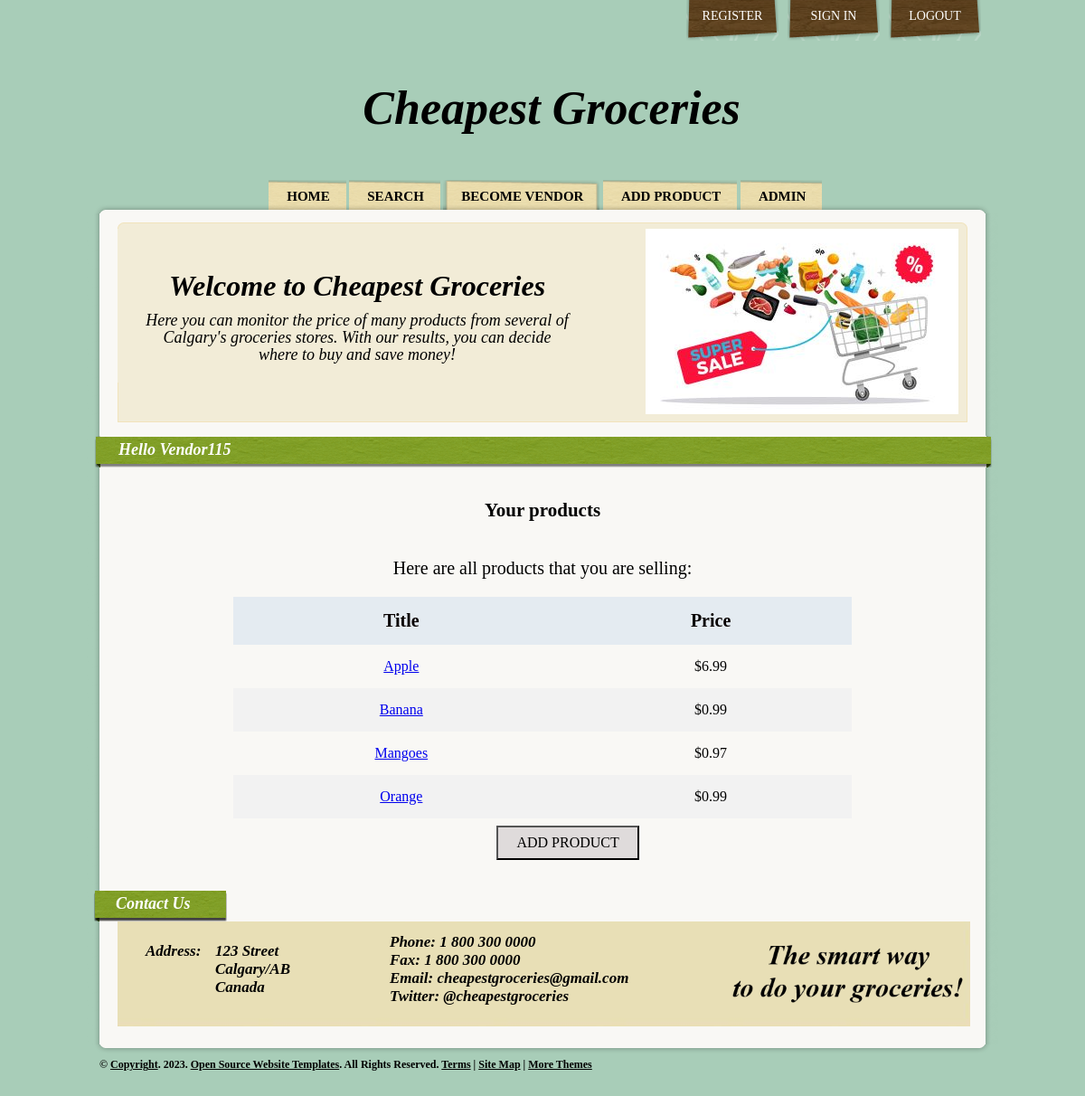
Screenshot of /vendor_admin/ (signed in) with the database file from the repository.
### products/models.py (models this page shows, shortened)
class Product(models.Model):
    category    = models.ForeignKey(Category, related_name = 'products', on_delete = models.CASCADE)
    vendor      = models.ForeignKey(Vendor, related_name = 'products', on_delete = models.CASCADE)
    title       = models.CharField(max_length = 200)
    slug        = models.SlugField(max_length = 200, unique = True) #used in the urls
    price       = models.DecimalField(max_digits = 6, decimal_places = 2, blank=True, default = 0.0)
    date_added  = models.DateTimeField(auto_now_add = True)
    image       = models.ImageField(upload_to = 'uploads/', blank = True, null = True)
    thumbnail   = models.ImageField(upload_to = 'uploads/', blank = True, null = True)
    class Meta:
        ordering = ['-date_added'] #data in descent order

### vendor/views.py (the view)
# urls.py: path('vendor_admin/', vendor_admin, name = 'vendor_admin'), #own
@login_required
def vendor_admin(request):
    vendor = request.user.vendor
    print(vendor.name)
    products = vendor.products.all()
    context = {'vendor': vendor, 'products': products}
    template = 'vendor_admin.html'
    return render (request, template, context)

### products/context_processors.py (called while the page is built)
def menu_categories(request):
    categories = Category.objects.all()
    return {'menu_categories': categories}

### templates/vendor_admin.html (shortened to what this page needs)
{% extends "base.html" %}
{% block content %}
    {% if user.is_authenticated and user.is_staff %}
        <div class="heading">
            Hello {{ user }}
        </div>
        <div class="box">
            {% if products %}
                <h2 class="font-weight-normal box-v-a">Your products</h2>
                <p class="p-v-a">Here are all products that you are selling: </p>
                <table class="table-v-a center-t">
                    <thead class="table-fonth">
                        <tr class="tr-v-a tr-v-a-h">
                            <th class="th-td-v-a th-color">Title</th>
                            <th class="th-td-v-a th-color">Price</th>
                        </tr>
                    </thead>
                    <tbody>
                        {% for product in products|dictsort:"title" %}
                            <tr class="tr-v-a tr-v-a-h table-fontr">
                                <td class="th-td-v-a"><a href="{% url 'product' product.category.slug product.slug %}">{{ product.title }}</a></td>
                                <td class="th-td-v-a">${{ product.price }}</td>
                            </tr>
                        {% endfor %}
                    </tbody>
                </table>
                <button id="myButton" class="btn-a-p" type="submit">Add product</button>
            {% endif %}
        </div>
    {% endif %}
{% endblock content %}

### pages/static/css/style.css (style rules this page uses)
* { margin:0px; }
body { background:#a8cdb8; color:#000000; font-family:Times, "Times New Roman", Georgia, serif; font-size:14px; }
.heading { background:url(../images/headingBg.png) no-repeat center top; height:25px; margin:15px -10px; color: #ffffff; font-weight:bold; font-style:italic; font-size:18px; padding:5px 30px; }
.table-v-a { border-collapse: collapse; width: 70%; padding: 15px 15px 15px 15px; }
.center-t { margin-left: auto; margin-right: auto; }
.th-color { background-color: #e4ebf1; color: rgb(7, 1, 1); }
.th-td-v-a { text-align: center; padding: 15px; }
.tr-v-a:nth-child(even) { background-color: #f2f2f2; }
.table-fonth { font-size: 20px; font-weight: bold; }
.table-fontr { font-size: 16px; font-weight: normal; }
.box-v-a { width: 100%; max-width: 500px; padding: 20px 0px 20px 0px; margin: 0 auto; text-align: center; }
.p-v-a { text-align: center; font-size: 20px; padding: 20px 0px 20px 0px; }
.btn-a-p { text-align: center; text-decoration:#000000; display: block; font-size: 16px; padding: 8px 20px; margin-left: 10.8cm; margin-top: 0.8cm; margin-bottom: 0.5cm; cursor: pointer; font-style: normal; font-family: 'Times New Roman', Times, serif; text-transform: uppercase; background-color: rgb(223, 219, 219); }
.btn-a-p { text-align: center; text-decoration:#000000; display: block; font-size: 16px; padding: 8px 20px; margin-left: 11.6cm; margin-top: 0.2cm; cursor: pointer; font-style: normal; font-family: 'Times New Roman', Times, serif; text-transform: uppercase; background-color: rgb(223, 219, 219); }

### rows the page displays
Product: title "Apple", price "6.99"
Product: title "Banana", price "0.99"
Product: title "Mangoes", price "0.97"
Product: title "Orange", price "0.99"

### other values shown
{{ user }} "Vendor115"
